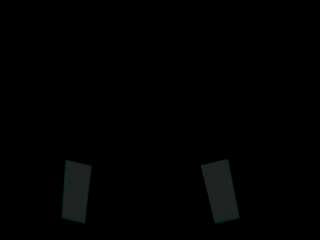
#> input picture frame 36 of target_samples/field_static.avi, 320 x 240 px
$ python FalconAlgorithim.py
#> lines starting #> are read from the running program, lines starting #| are printed output that depends on the picture; after the words box and inside, x2 and y2 are one past the last pixel; in counts of white or black regions, pixels touching at a corner belong together
import numpy as np
import cv2
import FalconEyeMap
import time

# Creates a capture from the specified camera or file
cap = cv2.VideoCapture('../target_samples/field_static.avi')
distance = 0
rect = None
roiRect = None
aspectRatio = None

# Determines if a contour is a vision target
def contourIsTarget(contour, side):
    if side == "left":
        targetAspectRatio = FalconEyeMap.TARGET_ASPECT_RATIO_LEFT
        targetAngleDegrees = FalconEyeMap.TARGET_ANGLE_DEGREES_LEFT
        tempRect = rect
    elif side == "right":
        targetAspectRatio = FalconEyeMap.TARGET_ASPECT_RATIO_RIGHT
        targetAngleDegrees = FalconEyeMap.TARGET_ANGLE_DEGREES_RIGHT
        tempRect = roiRect
    else:
        return False

    # Confirms contour has the same aspect ratio as the vision target
    if aspectRatio > (targetAspectRatio - targetAspectRatio*FalconEyeMap.TARGET_ASPECT_RATIO_PERCENTAGE) and aspectRatio < (targetAspectRatio + targetAspectRatio*FalconEyeMap.TARGET_ASPECT_RATIO_PERCENTAGE):
        angle = tempRect[2]
        # Confirms contour has the same angle as the vision target
        if angle > (targetAngleDegrees + targetAngleDegrees*FalconEyeMap.TARGET_ANGLE_PERCENTAGE) and angle < (targetAngleDegrees - targetAngleDegrees*FalconEyeMap.TARGET_ANGLE_PERCENTAGE):
            return True
        else:
            return False
    else: return False


while 1:
    # Slows video to 10 fps
    time.sleep(0.1)

    _, frame = cap.read()
#> frame is the input picture: shape (240, 320, 3); mean B, G, R 1.4, 1.4, 1.2

    # Converts frame to grayscale, then to a binary image
    grayscale = cv2.cvtColor(frame, cv2.COLOR_BGR2GRAY)
    _, thresh = cv2.threshold(grayscale, FalconEyeMap.LOWER_BRIGHTNESS, FalconEyeMap.UPPER_BRIGHTNESS, 0)
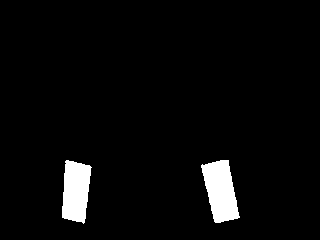
#> thresh: shape (240, 320); values 0 (black) and 50 (white), 4% white; 2 white regions

    # Stores the number of rows and columns in thresh
    rows = thresh.shape[0]
#> rows = 240
    cols = thresh.shape[1]
#> cols = 320

    # Finds the contours of everything within the brightness threshold
    contours, hierarchy = cv2.findContours(thresh, cv2.RETR_TREE, cv2.CHAIN_APPROX_SIMPLE)
#> contours = 2 contours; box (x1, y1, x2, y2) and area: (201, 160, 240, 223) 1532, (62, 160, 92, 224) 1378

    contoursLen = len(contours)
#> contoursLen = 2
    i = 0
    # First check: ensures there are at least two contours
    if len(contours) >= 2:
        while i < contoursLen:
            currContour = contours[i]
            # Filters out contours with small areas
            if cv2.contourArea(currContour) < FalconEyeMap.CONTOUR_SIZE_THRESHOLD:
                del contours[i]
                i-=1
                contoursLen-=1
            i+=1
#> this loop made 2 passes
#> i on passes 1 to 2: 1, 2
#> after the loop, contoursLen = 2; i = 2
        # Sorts contours by area, from largest to smallest
        contours = sorted(contours, key=lambda x: cv2.contourArea(x), reverse=True)
        for contour in contours:
            rect = cv2.minAreaRect(contour)
            aspectRatio = rect[1][0] / rect[1][1]
            # If the contour is a left vision target, finds the right vision target
            if contourIsTarget(contour, "left"):
                # Stores the center and dimensions of the contour
                cx = rect[0][0]
                cy = rect[0][1]
                contourWidth = rect[1][1]
                contourHeight = rect[1][0]

                # Creates a range of interest to the right of the contour
                rightmostCol = int(cx + 3*contourHeight)
                leftmostCol = int(cx - contourHeight)
                upperRow = int(cy + 2*contourHeight)
                lowerRow = int(cy - 2*contourHeight)

                # Ensures the range of interest fits within the frame
                if rightmostCol >= cols:
                    rightmostCol = cols
                if leftmostCol <= 0:
                    leftmostCol = 0
                if upperRow >= rows:
                    upperRow = rows
                if lowerRow <= 0:
                    lowerRow = 0

                roi = thresh[lowerRow:upperRow, leftmostCol:rightmostCol]
                subframe = frame[lowerRow:upperRow, leftmostCol:rightmostCol]
                cv2.imshow("Roi", roi)
                # Finds and sorts the contours within the range of interest
                roiContours, hierarchy = cv2.findContours(roi, cv2.RETR_TREE, cv2.CHAIN_APPROX_SIMPLE)
                roiContours = sorted(roiContours, key=lambda x: cv2.contourArea(x), reverse=True)
                if len(roiContours) >= 2:
                    for roiContour in roiContours:
                        roiRect = cv2.minAreaRect(roiContour)
                        aspectRatio = roiRect[1][0] / roiRect[1][1]
                        # If the contour is a right vision target, finds the distance between the center of both targets and the center of the frame
                        if contourIsTarget(roiContour, "right"):
                            # Stores the center of the contour
                            cx2 = roiRect[0][0] + leftmostCol
                            cy2 = roiRect[0][1] + lowerRow
                            # Stores the midpoint between the two vision targets
                            midpointX = int((cx + cx2)/2)
                            midpointY = int((cy + cy2)/2)
                            # Stores the center of the frame
                            frameCenterX = int(cols/2)
                            frameCenterY = int(rows/2)
                            # Finds the distance and draws a line from the midpoint to the center of the frame
                            distance = abs(int(midpointX - frameCenterX))
                            cv2.line(frame, (midpointX, midpointY), (frameCenterX, midpointY), (0,0,255), 3)
                            break

                # Draws the contours onto subframe and then puts them onto frame
                cv2.drawContours(subframe, roiContours, -1, (0,255,0), 3)
                frame[lowerRow:upperRow, leftmostCol:rightmostCol] = subframe
                break
#> this loop made 2 passes
#> (rect, cx, cy) on pass 2: (((74.77, 191.4), (60.82, 26.52), -83.29), 74.77, 191.4)
#> pass 2, `roi = thresh[lowerRow:upperRow, leftmostCol:rightmostCol]`:
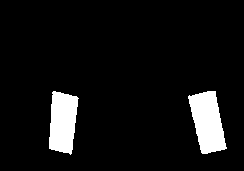
#> roi: shape (171, 244); values 0 (black) and 50 (white), 7.4% white; 2 white regions, box (x1, y1, x2, y2) and area: (188, 91, 227, 154) 1615, (49, 91, 79, 155) 1458
#> pass 2, `subframe = frame[lowerRow:upperRow, leftmostCol:rightmostCol]`:
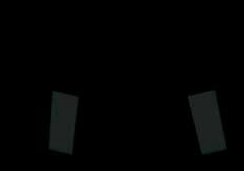
#> subframe: shape (171, 244, 3); mean B, G, R 2.5, 2.6, 2.2
#> after the loop:
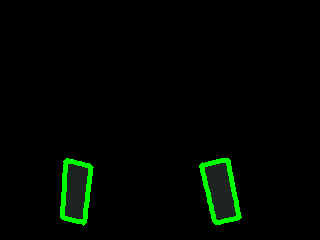
#> frame: shape (240, 320, 3); 2.09% of pixels changed, all inside (x1, y1, x2, y2) = (60, 158, 242, 226)
#> after the loop:
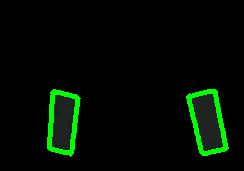
#> subframe: shape (171, 244, 3); 3.85% of pixels changed, all inside (x1, y1, x2, y2) = (47, 89, 229, 157)

    # Draws a vertical line in the center of the frame before showing the frame
    cv2.line(frame, (int(cols/2), 0), (int(cols/2), rows), (0,255,0), 3)
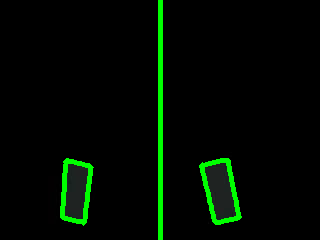
#> frame: shape (240, 320, 3); 1.56% of pixels changed, all inside (x1, y1, x2, y2) = (158, 0, 163, 240)
    cv2.imshow("frame", frame)

    # Closes the program if Esc is pressed
    k = cv2.waitKey(5) & 0xFF
#> (key Esc is pressed here)
    if k == 27:
        break

cap.release()

cv2.destroyAllWindows()
